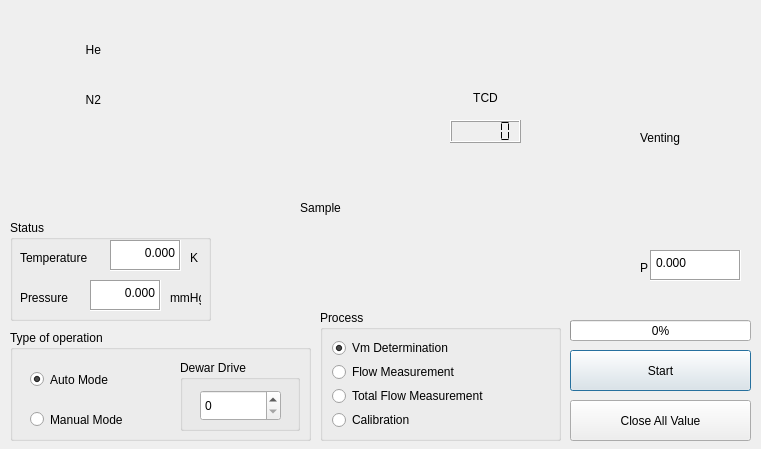
<?xml version="1.0" encoding="UTF-8"?>
<ui version="4.0">
 <class>Instrument</class>
 <widget class="QDialog" name="Instrument">
  <property name="windowModality">
   <enum>Qt::ApplicationModal</enum>
  </property>
  <property name="geometry">
   <rect>
    <x>0</x>
    <y>0</y>
    <width>761</width>
    <height>449</height>
   </rect>
  </property>
  <property name="sizePolicy">
   <sizepolicy hsizetype="Fixed" vsizetype="Fixed">
    <horstretch>0</horstretch>
    <verstretch>0</verstretch>
   </sizepolicy>
  </property>
  <property name="windowTitle">
   <string>Instrument</string>
  </property>
  <widget class="QGroupBox" name="groupBox">
   <property name="geometry">
    <rect>
     <x>10</x>
     <y>220</y>
     <width>201</width>
     <height>101</height>
    </rect>
   </property>
   <property name="title">
    <string>Status</string>
   </property>
   <property name="flat">
    <bool>false</bool>
   </property>
   <property name="checkable">
    <bool>false</bool>
   </property>
   <widget class="QLabel" name="label">
    <property name="geometry">
     <rect>
      <x>10</x>
      <y>30</y>
      <width>91</width>
      <height>16</height>
     </rect>
    </property>
    <property name="text">
     <string>Temperature</string>
    </property>
   </widget>
   <widget class="QLabel" name="label_2">
    <property name="geometry">
     <rect>
      <x>10</x>
      <y>70</y>
      <width>91</width>
      <height>16</height>
     </rect>
    </property>
    <property name="text">
     <string>Pressure</string>
    </property>
   </widget>
   <widget class="QTextEdit" name="textEdit">
    <property name="geometry">
     <rect>
      <x>100</x>
      <y>20</y>
      <width>71</width>
      <height>31</height>
     </rect>
    </property>
    <property name="autoFillBackground">
     <bool>true</bool>
    </property>
    <property name="frameShape">
     <enum>QFrame::Box</enum>
    </property>
    <property name="lineWrapMode">
     <enum>QTextEdit::WidgetWidth</enum>
    </property>
    <property name="readOnly">
     <bool>true</bool>
    </property>
    <property name="html">
     <string>&lt;!DOCTYPE HTML PUBLIC &quot;-//W3C//DTD HTML 4.0//EN&quot; &quot;http://www.w3.org/TR/REC-html40/strict.dtd&quot;&gt;
&lt;html&gt;&lt;head&gt;&lt;meta name=&quot;qrichtext&quot; content=&quot;1&quot; /&gt;&lt;style type=&quot;text/css&quot;&gt;
p, li { white-space: pre-wrap; }
&lt;/style&gt;&lt;/head&gt;&lt;body style=&quot; font-family:'SimSun'; font-size:9pt; font-weight:400; font-style:normal;&quot;&gt;
&lt;p align=&quot;right&quot; style=&quot; margin-top:0px; margin-bottom:0px; margin-left:0px; margin-right:0px; -qt-block-indent:0; text-indent:0px;&quot;&gt;0.000&lt;/p&gt;&lt;/body&gt;&lt;/html&gt;</string>
    </property>
   </widget>
   <widget class="QTextEdit" name="textEdit_2">
    <property name="geometry">
     <rect>
      <x>80</x>
      <y>60</y>
      <width>71</width>
      <height>31</height>
     </rect>
    </property>
    <property name="autoFillBackground">
     <bool>true</bool>
    </property>
    <property name="frameShape">
     <enum>QFrame::Box</enum>
    </property>
    <property name="readOnly">
     <bool>true</bool>
    </property>
    <property name="html">
     <string>&lt;!DOCTYPE HTML PUBLIC &quot;-//W3C//DTD HTML 4.0//EN&quot; &quot;http://www.w3.org/TR/REC-html40/strict.dtd&quot;&gt;
&lt;html&gt;&lt;head&gt;&lt;meta name=&quot;qrichtext&quot; content=&quot;1&quot; /&gt;&lt;style type=&quot;text/css&quot;&gt;
p, li { white-space: pre-wrap; }
&lt;/style&gt;&lt;/head&gt;&lt;body style=&quot; font-family:'SimSun'; font-size:9pt; font-weight:400; font-style:normal;&quot;&gt;
&lt;p align=&quot;right&quot; style=&quot; margin-top:0px; margin-bottom:0px; margin-left:0px; margin-right:0px; -qt-block-indent:0; text-indent:0px;&quot;&gt;0.000&lt;/p&gt;&lt;/body&gt;&lt;/html&gt;</string>
    </property>
   </widget>
   <widget class="QLabel" name="label_4">
    <property name="geometry">
     <rect>
      <x>180</x>
      <y>30</y>
      <width>16</width>
      <height>16</height>
     </rect>
    </property>
    <property name="text">
     <string>K</string>
    </property>
   </widget>
   <widget class="QLabel" name="label_5">
    <property name="geometry">
     <rect>
      <x>160</x>
      <y>70</y>
      <width>31</width>
      <height>16</height>
     </rect>
    </property>
    <property name="text">
     <string>mmHg</string>
    </property>
   </widget>
  </widget>
  <widget class="QGroupBox" name="groupBox_2">
   <property name="geometry">
    <rect>
     <x>10</x>
     <y>330</y>
     <width>301</width>
     <height>111</height>
    </rect>
   </property>
   <property name="title">
    <string>Type of operation</string>
   </property>
   <widget class="QLabel" name="label_3">
    <property name="geometry">
     <rect>
      <x>-30</x>
      <y>40</y>
      <width>91</width>
      <height>16</height>
     </rect>
    </property>
    <property name="text">
     <string>K</string>
    </property>
   </widget>
   <widget class="QRadioButton" name="radioButton">
    <property name="geometry">
     <rect>
      <x>20</x>
      <y>40</y>
      <width>115</width>
      <height>19</height>
     </rect>
    </property>
    <property name="text">
     <string>Auto Mode</string>
    </property>
    <property name="checked">
     <bool>true</bool>
    </property>
   </widget>
   <widget class="QRadioButton" name="radioButton_2">
    <property name="geometry">
     <rect>
      <x>20</x>
      <y>80</y>
      <width>115</width>
      <height>19</height>
     </rect>
    </property>
    <property name="text">
     <string>Manual Mode</string>
    </property>
   </widget>
   <widget class="QGroupBox" name="groupBox_3">
    <property name="geometry">
     <rect>
      <x>170</x>
      <y>30</y>
      <width>120</width>
      <height>71</height>
     </rect>
    </property>
    <property name="title">
     <string>Dewar Drive</string>
    </property>
    <widget class="QSpinBox" name="spinBox">
     <property name="geometry">
      <rect>
       <x>20</x>
       <y>30</y>
       <width>81</width>
       <height>31</height>
      </rect>
     </property>
     <property name="layoutDirection">
      <enum>Qt::LeftToRight</enum>
     </property>
    </widget>
   </widget>
   <zorder>groupBox_3</zorder>
   <zorder>label_3</zorder>
   <zorder>radioButton</zorder>
   <zorder>radioButton_2</zorder>
  </widget>
  <widget class="QPushButton" name="pushButton">
   <property name="geometry">
    <rect>
     <x>570</x>
     <y>350</y>
     <width>181</width>
     <height>41</height>
    </rect>
   </property>
   <property name="text">
    <string>Start</string>
   </property>
  </widget>
  <widget class="QPushButton" name="btnCloseAll">
   <property name="geometry">
    <rect>
     <x>570</x>
     <y>400</y>
     <width>181</width>
     <height>41</height>
    </rect>
   </property>
   <property name="text">
    <string>Close All Value</string>
   </property>
  </widget>
  <widget class="QProgressBar" name="progressBar">
   <property name="geometry">
    <rect>
     <x>570</x>
     <y>320</y>
     <width>181</width>
     <height>21</height>
    </rect>
   </property>
   <property name="value">
    <number>0</number>
   </property>
  </widget>
  <widget class="QGroupBox" name="groupBox_4">
   <property name="geometry">
    <rect>
     <x>320</x>
     <y>310</y>
     <width>241</width>
     <height>131</height>
    </rect>
   </property>
   <property name="title">
    <string>Process</string>
   </property>
   <layout class="QVBoxLayout" name="verticalLayout">
    <item>
     <widget class="QRadioButton" name="Vm">
      <property name="text">
       <string>Vm Determination</string>
      </property>
      <property name="checked">
       <bool>true</bool>
      </property>
     </widget>
    </item>
    <item>
     <widget class="QRadioButton" name="FlowMeasurement">
      <property name="text">
       <string>Flow Measurement</string>
      </property>
     </widget>
    </item>
    <item>
     <widget class="QRadioButton" name="TotalFlowMeasurement">
      <property name="text">
       <string>Total Flow Measurement</string>
      </property>
     </widget>
    </item>
    <item>
     <widget class="QRadioButton" name="Calibration">
      <property name="text">
       <string>Calibration</string>
      </property>
     </widget>
    </item>
   </layout>
  </widget>
  <widget class="QLabel" name="label_6">
   <property name="geometry">
    <rect>
     <x>40</x>
     <y>40</y>
     <width>61</width>
     <height>20</height>
    </rect>
   </property>
   <property name="layoutDirection">
    <enum>Qt::RightToLeft</enum>
   </property>
   <property name="text">
    <string>He</string>
   </property>
   <property name="textFormat">
    <enum>Qt::AutoText</enum>
   </property>
   <property name="alignment">
    <set>Qt::AlignRight|Qt::AlignTrailing|Qt::AlignVCenter</set>
   </property>
  </widget>
  <widget class="QLabel" name="label_7">
   <property name="geometry">
    <rect>
     <x>40</x>
     <y>90</y>
     <width>61</width>
     <height>20</height>
    </rect>
   </property>
   <property name="text">
    <string>N2</string>
   </property>
   <property name="alignment">
    <set>Qt::AlignRight|Qt::AlignTrailing|Qt::AlignVCenter</set>
   </property>
  </widget>
  <widget class="QLabel" name="label_8">
   <property name="geometry">
    <rect>
     <x>640</x>
     <y>130</y>
     <width>71</width>
     <height>16</height>
    </rect>
   </property>
   <property name="text">
    <string>Venting</string>
   </property>
  </widget>
  <widget class="QLabel" name="label_9">
   <property name="geometry">
    <rect>
     <x>640</x>
     <y>260</y>
     <width>16</width>
     <height>16</height>
    </rect>
   </property>
   <property name="text">
    <string>P</string>
   </property>
  </widget>
  <widget class="QTextEdit" name="textEdit_3">
   <property name="geometry">
    <rect>
     <x>650</x>
     <y>250</y>
     <width>91</width>
     <height>31</height>
    </rect>
   </property>
   <property name="layoutDirection">
    <enum>Qt::LeftToRight</enum>
   </property>
   <property name="autoFillBackground">
    <bool>true</bool>
   </property>
   <property name="frameShape">
    <enum>QFrame::Box</enum>
   </property>
   <property name="lineWrapMode">
    <enum>QTextEdit::WidgetWidth</enum>
   </property>
   <property name="readOnly">
    <bool>true</bool>
   </property>
   <property name="html">
    <string>&lt;!DOCTYPE HTML PUBLIC &quot;-//W3C//DTD HTML 4.0//EN&quot; &quot;http://www.w3.org/TR/REC-html40/strict.dtd&quot;&gt;
&lt;html&gt;&lt;head&gt;&lt;meta name=&quot;qrichtext&quot; content=&quot;1&quot; /&gt;&lt;style type=&quot;text/css&quot;&gt;
p, li { white-space: pre-wrap; }
&lt;/style&gt;&lt;/head&gt;&lt;body style=&quot; font-family:'SimSun'; font-size:9pt; font-weight:400; font-style:normal;&quot;&gt;
&lt;p style=&quot; margin-top:0px; margin-bottom:0px; margin-left:0px; margin-right:0px; -qt-block-indent:0; text-indent:0px;&quot;&gt;0.000&lt;/p&gt;&lt;/body&gt;&lt;/html&gt;</string>
   </property>
  </widget>
  <widget class="QLabel" name="label_10">
   <property name="geometry">
    <rect>
     <x>290</x>
     <y>200</y>
     <width>61</width>
     <height>16</height>
    </rect>
   </property>
   <property name="text">
    <string>Sample</string>
   </property>
   <property name="alignment">
    <set>Qt::AlignCenter</set>
   </property>
  </widget>
  <widget class="QLabel" name="label_11">
   <property name="geometry">
    <rect>
     <x>460</x>
     <y>90</y>
     <width>51</width>
     <height>16</height>
    </rect>
   </property>
   <property name="text">
    <string>TCD</string>
   </property>
   <property name="alignment">
    <set>Qt::AlignCenter</set>
   </property>
  </widget>
  <widget class="QLCDNumber" name="lcdNumber">
   <property name="geometry">
    <rect>
     <x>450</x>
     <y>120</y>
     <width>71</width>
     <height>23</height>
    </rect>
   </property>
   <property name="segmentStyle">
    <enum>QLCDNumber::Flat</enum>
   </property>
   <property name="value" stdset="0">
    <double>0.000000000000000</double>
   </property>
  </widget>
  <widget class="QLabel" name="value2">
   <property name="geometry">
    <rect>
     <x>110</x>
     <y>40</y>
     <width>31</width>
     <height>31</height>
    </rect>
   </property>
   <property name="text">
    <string/>
   </property>
  </widget>
  <widget class="QLabel" name="value1">
   <property name="geometry">
    <rect>
     <x>110</x>
     <y>80</y>
     <width>31</width>
     <height>31</height>
    </rect>
   </property>
   <property name="text">
    <string/>
   </property>
  </widget>
  <widget class="QLabel" name="value3">
   <property name="geometry">
    <rect>
     <x>210</x>
     <y>170</y>
     <width>31</width>
     <height>31</height>
    </rect>
   </property>
   <property name="text">
    <string/>
   </property>
  </widget>
  <widget class="QLabel" name="value4">
   <property name="geometry">
    <rect>
     <x>375</x>
     <y>120</y>
     <width>31</width>
     <height>31</height>
    </rect>
   </property>
   <property name="text">
    <string/>
   </property>
  </widget>
  <widget class="QLabel" name="value5">
   <property name="geometry">
    <rect>
     <x>600</x>
     <y>250</y>
     <width>31</width>
     <height>31</height>
    </rect>
   </property>
   <property name="text">
    <string/>
   </property>
  </widget>
  <widget class="QLabel" name="value6">
   <property name="geometry">
    <rect>
     <x>405</x>
     <y>230</y>
     <width>31</width>
     <height>31</height>
    </rect>
   </property>
   <property name="text">
    <string/>
   </property>
  </widget>
  <widget class="QLabel" name="value7">
   <property name="geometry">
    <rect>
     <x>600</x>
     <y>120</y>
     <width>31</width>
     <height>31</height>
    </rect>
   </property>
   <property name="text">
    <string/>
   </property>
  </widget>
  <widget class="QLabel" name="value8">
   <property name="geometry">
    <rect>
     <x>345</x>
     <y>230</y>
     <width>31</width>
     <height>31</height>
    </rect>
   </property>
   <property name="text">
    <string/>
   </property>
  </widget>
 </widget>
 <resources/>
 <connections/>
</ui>
